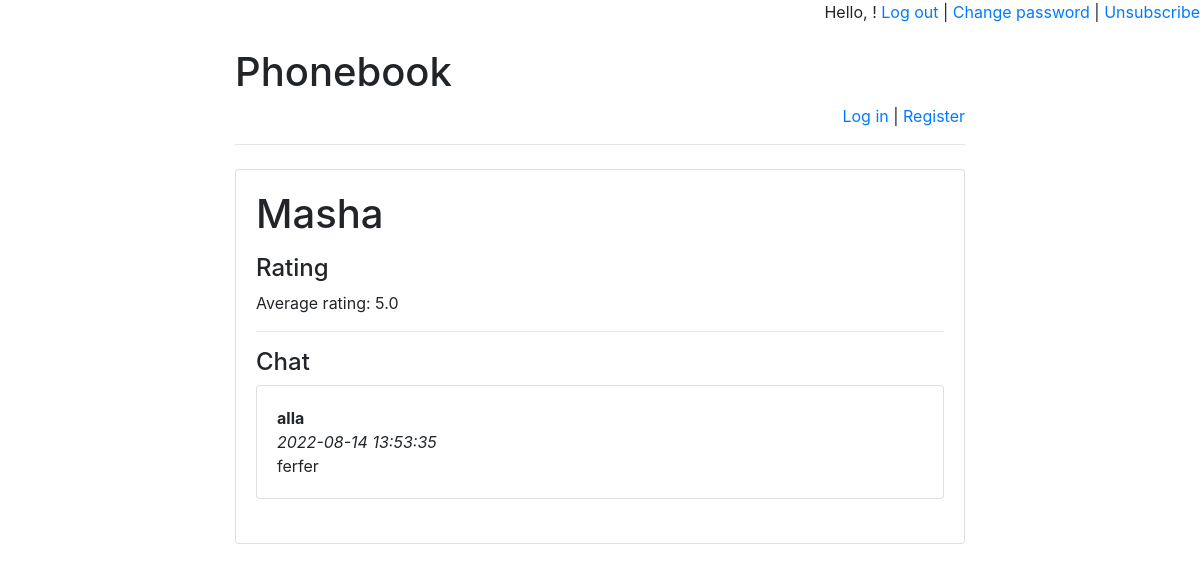
/phonebook/4/, run on the app's committed database.
### phonebook/models.py (models this page shows)
class Name(models.Model):
    person_name = models.CharField(max_length=255)
    pub_date = models.DateTimeField('date published')

class Message(models.Model):
    chat = models.ForeignKey(
        Name,
        verbose_name='Чат под именем',
        on_delete=models.CASCADE)
    author = models.ForeignKey(
        User,
        verbose_name='Пользователь', on_delete=models.CASCADE)
    message = models.TextField('Сообщение')
    pub_date = models.DateTimeField(
        'Дата сообщения',
        default=timezone.now)

### phonebook/views.py (the view)
# urls.py: re_path(r'^([0-9]+)/$', views.detail, name='detail'),
def detail(request, id):
    error_message = None
    if "error_message" in request.GET:
        error_message = request.GET["error_message"]
    return render(
        request,
        "details.html",
        {
            "name": get_object_or_404(
                Name, pk=id),
            "error_message": error_message,
            "latest_messages":
                Message.objects
                    .filter(chat_id=id)
                    .order_by('-pub_date')[:5],
            "already_rated_by_user":
                Mark.objects
                    .filter(author_id=request.user.id)
                    .filter(name=id)
                    .count(),
            "user_rating":
                Mark.objects
                    .filter(author_id=request.user.id)
                    .filter(name=id)
                    .aggregate(Avg('mark'))
                ["mark__avg"],
            "avg_mark":
                Mark.objects
                    .filter(name=id)
                    .aggregate(Avg('mark'))
                ["mark__avg"]
        }
    )

### templates/details.html (shortened to what this page needs)
{% extends 'base.html' %}
{% block main %}
<h1>{{ name.person_name }}</h1>
<h4>Rating</h4>
    <p>Average rating:
        <span id="avg_mark_span">
            {{ avg_mark }}
        </span>
    </p>
<hr>
<h4>Chat</h4>
    <div id="history">
    {% for message in latest_messages %}
        <div class="card">
        <div class="card-body">
            <strong>
                {{ message.author.username }}
            </strong>
            <br/>
            <em>
                {{ message.pub_date|date:'Y-m-d H:i:s' }}
            </em>
            <br/>
            {{ message.message }}
        </div>
        </div>
        <br/>
    {% endfor %}
</div>
{% endblock %}

### data on the page
Name: person_name "Masha"
Message: author.username "alla", pub_date "2022-08-14 13:53:35", message "ferfer"

### other printed values
{{ avg_mark }} "5.0"
